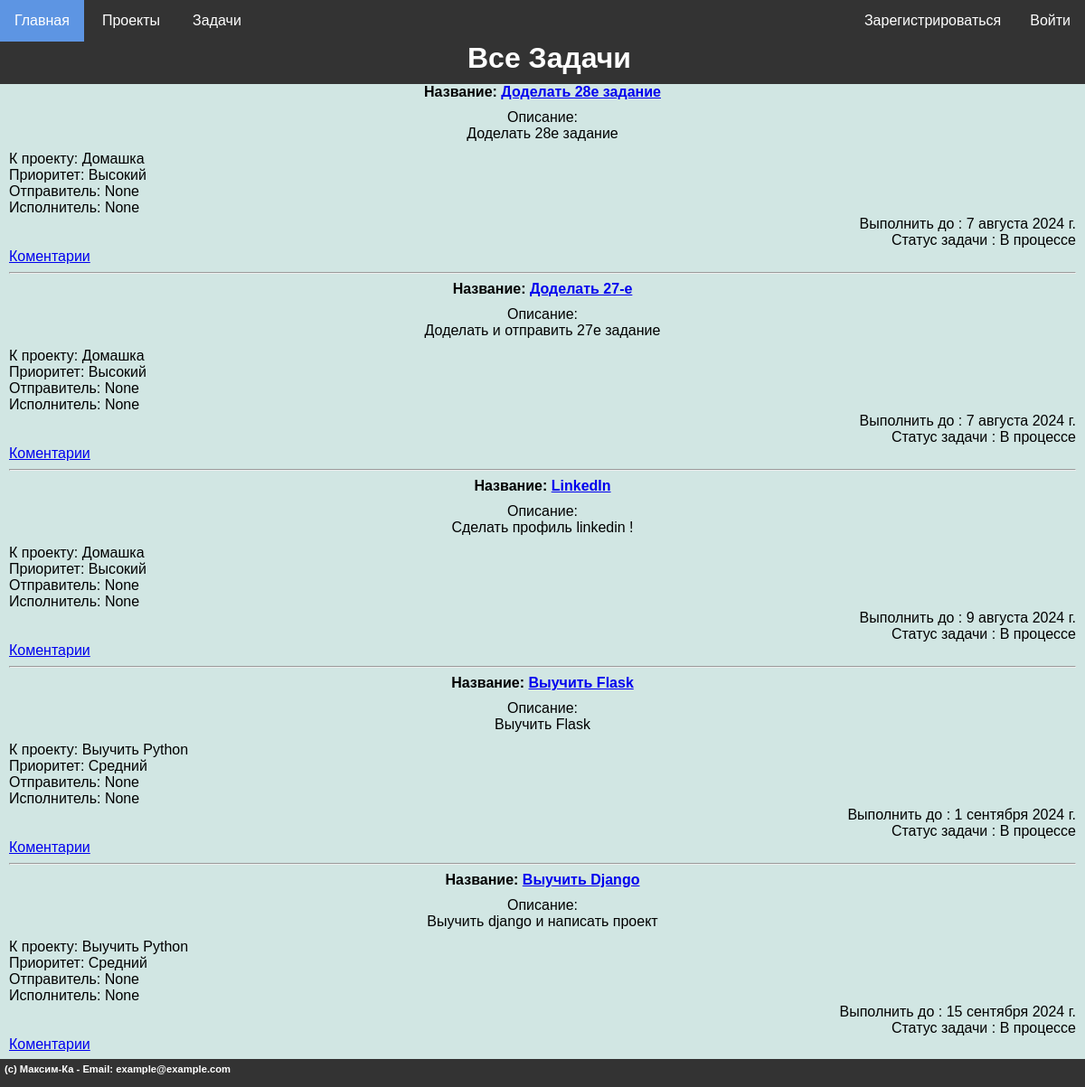
The page /tasks/ on the database as committed earlier.
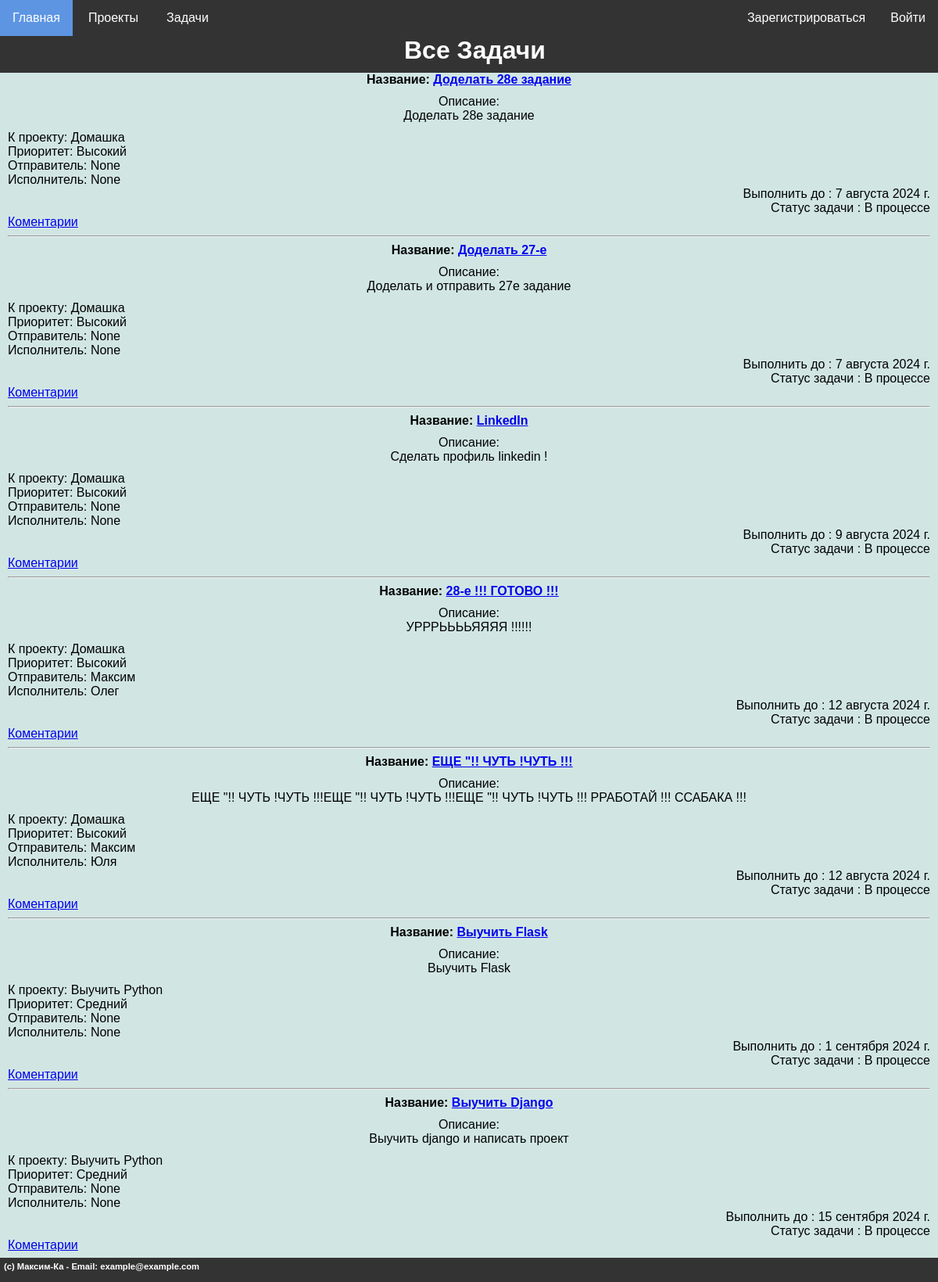
The same page on the database as committed later.
### mainsite/models.py (models this page shows, shortened)
class Tasks(models.Model):
    STATUS_CHOICES = [
        ('Ожидает', 'Ожидает'),
        ('В процессе', 'В процессе'),
        ('Готово', 'Готово'),
    ]
    PRIORITY_CHOICES = [
        ('Низкий', 'Низкий'),
        ('Средний', 'Средний'),
        ('Высокий', 'Высокий'),
    ]
    task_proj = models.ForeignKey(Project, to_field='proj_name', on_delete=models.CASCADE, related_name='tasks', verbose_name="Проект")
    implementer = models.ForeignKey(get_user_model(),on_delete=models.SET_NULL, related_name='task_user', null = True, default=None, verbose_name="Исполнитель" )
    sender = models.ForeignKey(get_user_model(),on_delete=models.SET_NULL, related_name='task_sender', null = True, default=None, verbose_name="Отправитель" )
    task_name = models.CharField(max_length=255, verbose_name="Задача")
    task_desc = models.TextField(blank=True, verbose_name="Описание задачи")
    task_end = models.DateField(null = True, verbose_name="Выполнить до")
    status = models.CharField(max_length=20, choices=STATUS_CHOICES, default='pending', verbose_name="Статус задачи")
    priority = models.CharField(max_length=20, choices=PRIORITY_CHOICES, default='medium', verbose_name="Приоритет задачи")
    class Meta:
        verbose_name = "Задачи"
        verbose_name_plural = "Задачи"
        ordering = ["task_end"]

class Project(models.Model):
    proj_name = models.CharField(max_length=255, unique=True, verbose_name="Название проекта")
    proj_desc = models.TextField(blank=True, verbose_name="Описание проекта")
    proj_create = models.DateTimeField(auto_now_add=True, verbose_name="Дата создания проекта")
    class Meta:
        verbose_name = "Проект"
        verbose_name_plural = "Проект"
        ordering = ["proj_create"]
    def __str__(self):
      return self.proj_name

### mainsite/views.py (the view)
# urls.py: path("tasks/", tasks, name='tasks'),
def tasks(request):
    tasks = Tasks.objects.all()
    context = {
        'title': 'Все задачи',
        'tasks': tasks,
        'footer' : "(c) Максим-Ка - Email: example@example.com",
        'header' : "Все Задачи"
        }
    return render(request, 'project_K/tasks.html',context)

### project_K/context_processors.py (called while the page is built)
def menu_items(request):
    menu = [{'title': 'Главная', 'url': '/'},
            {'title': 'Проекты', 'url': '/proj',
             'submenu': [{'title': 'Добавить проект', 'url': '/add_proj'}
    ]},
            {'title': 'Задачи', 'url': '/tasks', 'submenu': [
            {'title': 'Добавить задачу', 'url': '/add_task'},
            {'title': 'Добавить комментарий', 'url': '/add_coment'}
    ]}
]
    return {'menu': menu}

### mainsite/templates/project_K/tasks.html
{% extends 'project_K/base.html' %} {% block content %} {%for a in tasks %}
<b>Название: <a href="/viewtask/{{a.id}}">{{ a.task_name }}</a></b>
<p>Описание:<br />{{ a.task_desc }}</p>
<div align="left">К проекту: {{ a.task_proj }}</div>
<div align="left">Приоритет: {{ a.priority }}</div>
<div align="left">Отправитель: {{ a.sender }}</div>
<div align="left">Исполнитель: {{ a.implementer }}</div>
<div align="right">Выполнить до : {{ a.task_end }}</div>
<div align="right">Статус задачи : {{ a.status }}</div>
<div align="left"><a href="/coments/{{a.id}}">Коментарии</a></div>
<hr />
{% endfor %} {% endblock %}

### mainsite/templates/project_K/base.html (shortened to what this page needs)
{% load static %}
<!DOCTYPE html>
<html>
  <head>
    <link rel="stylesheet" href="{% static 'mainsite/style.css' %}" />
  </head>
  <body>
    {% include "project_K/menu.html" %}
    <div class="full-width-div" align="center">
      {% block content %} {% endblock %}
    </div>
    <h3 align="center">
      {% block footer %}
      <footer class="footer">
        <div class="container">
          <h2>{{footer}}</h2>
        </div>
      </footer>
      {% endblock %}
    </h3>
  </body>
</html>

### mainsite/templates/project_K/menu.html (shortened to what this page needs)
<nav class="navbar">
  <ul>
    {% for item in menu %} {% if item.submenu %}
    <li class="mainmenu dropdown">
      <a href="{{ item.url }}">{{ item.title }}</a>
    </li>
    {% else %}
    <li class="mainmenu"><a href="{{ item.url }}">{{ item.title }}</a></li>
    {% endif %} {% endfor %} {% if user.is_authenticated %}
    <li class="login"><a href="/users/logout">Выйти</a></li>
    <li class="login">
      <a href="/users/login">Вы вошли как: {{ user.username }}</a>
    </li>
    {% else %}
    <li class="login"><a href="/users/login">Войти</a></li>
    <li class="login"><a href="#">Зарегистрироваться</a></li>
    {% endif %}
  </ul>
</nav>
<h1>{{ header }}</h1>

### mainsite/static/mainsite/style.css (style rules this page uses)
body, html { background-color: #edf4fc; margin: 0; padding: 0; width: 100%; padding-bottom: 10px; }
li.login { float: right; }
li.login a { display: block; color: white; font-family: Arial, sans-serif; text-align: center; padding: 14px 16px; text-decoration: none; }
h1 { background-color: #333; color: white; font-family: Arial, sans-serif; text-align: center; padding-left:15px; padding-bottom: 10px; margin: 0; box-sizing: border-box; width: 100%; }
h3 { position: absolute; margin-right: 1rem; bottom: 0px; }
.footer { background-color: #333; font-family: Arial, sans-serif; color: #fff; padding: 5px; text-align: left; position: fixed; bottom: 0; width: 100%; }
.footer .container { max-width: 100%; margin: 0 auto; }
.footer h2 { margin-top: 0; font-size: 0.6em; }
.full-width-div { background-color: #d1e6e3; font-family: 'Trebuchet MS', sans-serif; width: 100%; padding: 0px; padding-left: 10px; padding-right: 10px; box-sizing: border-box; }
p { margin: 0px; padding-top: 10px; padding-bottom: 10px; }
.navbar { background-color: #333; position: relative; z-index: 999; }
.navbar ul { list-style-type: none; margin: 0; padding: 0; background-color: #333; }
.navbar li { display: inline-block; }
.navbar li a { color: white; font-family: Arial, sans-serif; text-align: center; padding: 14px 16px; display: block; text-decoration: none; }

Rows that differ between the two databases and show on the page:
added Tasks: task_name "28-е !!! ГОТОВО !!!", task_desc "УРРРЬЬЬЬЯЯЯЯ !!!!!!", task_proj "Домашка", priority "Высокий", sender "Максим", implementer "Олег", task_end "12 августа 2024 г.", status "В процессе"
added Tasks: task_name "ЕЩЕ \"!! ЧУТЬ !ЧУТЬ !!!", task_desc "ЕЩЕ \"!! ЧУТЬ !ЧУТЬ !!!ЕЩЕ \"!! ЧУТЬ !ЧУТЬ !!!ЕЩЕ \"!! ЧУТЬ !ЧУТЬ !!! РРАБОТАЙ !!! ССАБАКА !!!", task_proj "Домашка", priority "Высокий", sender "Максим", implementer "Юля", task_end "12 августа 2024 г.", status "В процессе"
